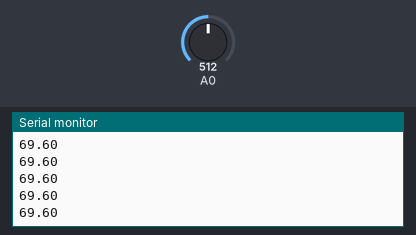
Bench run of a sketch on a simulated Arduino Uno, built with avr-gcc and run on an emulated ATmega328P. Parts: the last lines printed to the serial monitor. Inputs (shaded band) come from the test bench; at power-on: A0 = 512.

Above: at 1.2 s.
1.3 s: A0 set to 716
At 1.31 s:
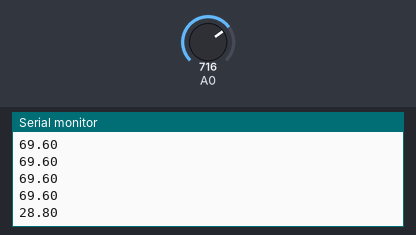
2.8 s: A0 set to 900
At 2.82 s:
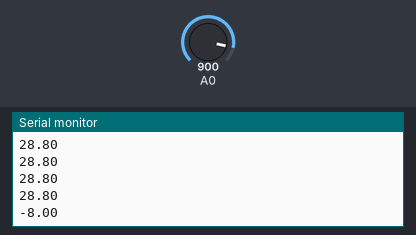
Timing chart, 0 to 5.8 s (numbered marks = the images above; inputs shaded):
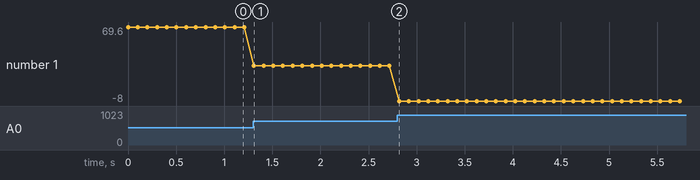

The sketch:

mapff.ino
```cpp
void setup() {
  Serial.begin(115200);
}
double mapf(double val, double in_min, double in_max, double out_min, double out_max) {
    return (val - in_min) * (out_max - out_min) / (in_max - in_min) + out_min;
}
void loop() {
  int val = map(analogRead(A0), 360, 860, 1000, 0);
  float valf = val/1000.0;

  float newval = mapf(valf, 0.0, 1.0, 0.0, 100.0);
  Serial.println(newval);

  delay(100);
}
```

Measured:
- after the input at 1.3 s, the serial monitor: prints a new line at once (image 1)
- after the input at 2.8 s, the serial monitor: prints a new line at once (image 2)
- plotted number 1: 69.6 → 28.8 after the input at 1.3 s, 28.8 → -8 after the input at 2.8 s
